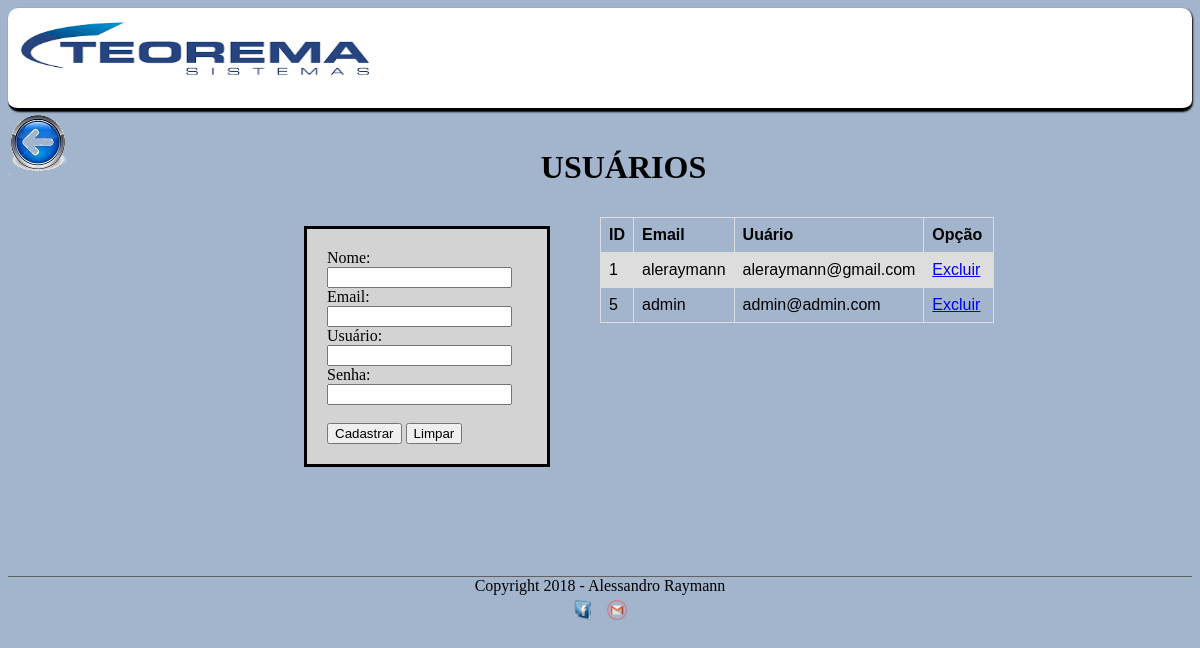
The page /cadastro.php on the database its author committed.
### tables this page shows
CREATE TABLE IF NOT EXISTS `usuario` (
  `codigo` int(11) NOT NULL AUTO_INCREMENT,
  `nome` varchar(40) NOT NULL,
  `email` varchar(50) NOT NULL,
  `usuario` varchar(20) NOT NULL,
  `senha` varchar(10) NOT NULL,
  PRIMARY KEY (`codigo`),
  UNIQUE KEY `email` (`email`),
  UNIQUE KEY `usuario` (`usuario`)
);

### cadastro.php (the view, shortened to what this page needs)
<!DOCTYPE html>
<html>
<head>
	<link rel="stylesheet" type="text/css" href="estilo.css">
</head>
<body>
	<header id="cabecalho">
		<img class="logo" src="imagem/fundo.png">
	</header>
    <a href="index.php"><img src="imagem/voltar.png"></a>
    <h1>USUÁRIOS</h1>
    <section>
	<div>
        <form method="post" action="processa.php">
	Nome: <input type="text" name="nome" maxlength="40" autofocus="" required=""><br>
	Email: <input type="email" name="email" maxlength="50" required=""><br>
	Usuário: <input type="text" name="usuario" maxlength="20" required=""><br>
	Senha: <input type="password" name="senha" maxlength="10" required=""><br><br>
    <input type="submit" value="Cadastrar" class="botao">
    <input type="reset" value="Limpar" class="botao">
    </form>
    </div>
    <table>
  <tr>
    <th>ID</th>
    <th>Email</th>
    <th>Uuário</th>
    <th>Opção</th>
    <?php
    $sql = "SELECT * FROM usuario";
    $execcuta_sql = mysql_query($sql);
    while ($dados=mysql_fetch_array($execcuta_sql)) {
    ?>
 <tr>
   <td><?=  $dados['codigo']; ?></td>
   <td><?=  $dados['usuario']; ?></td>
   <td><?=  $dados['email']; ?></td>
   <td>
    <a href="apaga_usuario.php?id=<?=$dados['codigo'] ;?>">Excluir</a>&nbsp;
  </td>
 </tr>
<?php  }
     ?>
</table>
</section>
<footer id="rodape">
                Copyright 2018 - Alessandro Raymann<br>
                <a href="https://www.facebook.com/alessandroraymann" target="_blank"><img id="faceale" src="imagem/icone-facebook.png"></a>
                <a href="mailto:aleraymann@gmail.com" target="_blank"><img id="emailale" src="imagem/gmail.png"></a>
            </footer>
</body>
</html>

### estilo.css (style rules this page uses)
img.logo { width: 400px; height: 90px; padding: 10px; }
#cabecalho { background-color: #ffffff; width: 100%; height: 100px; border-bottom: solid black; border-radius: 10px; box-shadow: 1px 1px 2px; }

### cadastro.php (style rules this page uses)
div { position: relative; display: block; border:solid black; margin-left: 25%; width: 200px; padding: 20px; margin-top: 20px; background-color: lightgrey; }
table { position: relative; display: block; font-family: arial, sans-serif; border-collapse: collapse; width: 350px; margin-left: 50%; margin-top: -250px; }
td, th { border: 1px solid #dddddd; text-align: left; padding: 8px; }
tr:nth-child(even) { background-color: #dddddd; }
h1 { display: block; position: relative; margin-left: 45%; margin-top: -30px; margin-bottom: 40px; }
footer#rodape { clear: both; border-top: 1px solid #606060; text-align: center; height: 40px; bottom: 10px; }
footer#rodape img { width: 20px; height: 20px; margin: 5px; }
section { height: 350px; }
body { background-color: #A2b5cd; }

### rows shown on the page
usuario: codigo "1", usuario "aleraymann", email "aleraymann@gmail.com"
usuario: codigo "5", usuario "admin", email "admin@admin.com"
